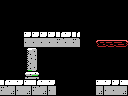

A level layout from a 2D game, rendered from its tile map. Below: a short description, then the map file with its tile-grid data intact:
An orthogonal 16x12 tile map with 8x8 px tiles, 1 tile layer (Tile Layer 1) and 5 objects (2x pushable-block, item, big-item, 4x4-item).

<map version="1.0" orientation="orthogonal" renderorder="right-down" width="16" height="12" tilewidth="8" tileheight="8" nextobjectid="8">
 <properties>
  <property name="down" value="hole" />
  <property name="left" value="hole" />
  <property name="right" value="hole" />
  <property name="up" value="hole" />
 </properties>
 <tileset firstgid="1" name="tiles" tilewidth="8" tileheight="8" tilecount="256" columns="16">
  <image source="tiles.png" width="128" height="128" />
 </tileset>
 <layer name="Tile Layer 1" width="16" height="12">
  <data encoding="csv">
1,1,1,1,1,1,1,1,1,1,1,1,1,1,1,1,
1,1,1,1,1,1,1,1,1,1,1,1,1,1,1,1,
1,1,1,1,1,1,1,1,1,1,1,1,1,1,1,1,
1,1,1,1,1,1,1,1,1,1,1,1,1,1,1,1,
1,1,1,247,247,247,247,151,247,151,1,1,1,1,1,1,
1,1,1,153,153,153,153,153,153,153,1,1,140,255,255,139,
1,1,1,196,197,1,1,1,1,1,1,1,1,1,1,1,
1,1,1,212,213,1,1,1,1,1,1,1,1,1,1,1,
1,1,1,228,229,1,1,1,1,1,1,1,1,1,1,1,
1,1,1,244,245,1,1,1,1,1,1,1,1,1,1,1,
151,156,247,156,151,156,247,1,1,1,1,1,156,247,247,156,
153,152,153,152,153,152,153,1,1,1,1,1,152,153,153,152
</data>
 </layer>
 <objectgroup name="objects">
  <object id="1" type="item" x="40" y="64" width="16" height="16" />
  <object id="2" type="big-item" x="96" y="56" width="32" height="24" />
  <object id="3" type="4x4-item" x="96" y="48" width="32" height="32" />
  <object id="4" type="pushable-block" x="56" y="16" width="16" height="16" />
  <object id="7" type="pushable-block" x="8" y="64" width="16" height="16" />
 </objectgroup>
</map>
